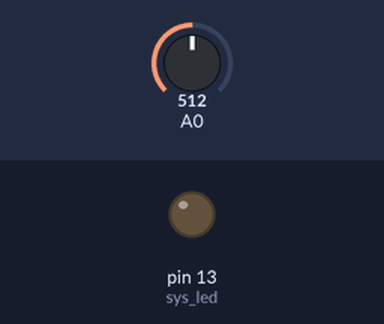
A sketch run on a simulated Arduino Uno, built with avr-gcc and run on an emulated ATmega328P. Parts: output pins drawn as LEDs (lit = HIGH). The inputs (shaded band) are chosen by the test bench; at power-on: A0 = 512. What the sketch prints to the serial monitor is not drawn.

Above: at 1.3 s.
1.4 s: A0 set to 426
2.9 s: A0 set to 397
At 3.4 s:
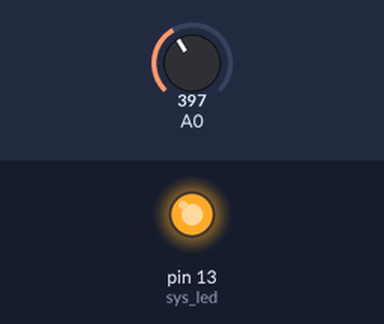
4.5 s: A0 set to 511
At 7.4 s:
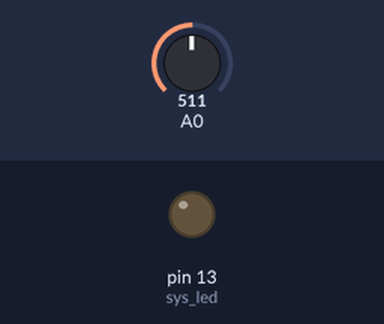
7.5 s: A0 set to 306
At 8.0 s:
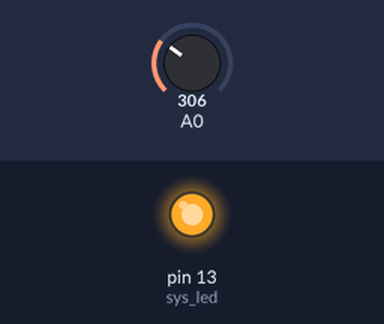
Timing chart, 0 to 10.0 s (numbered marks = the images above; inputs shaded):
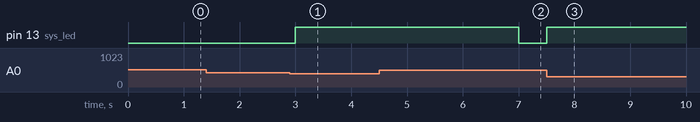

Measured:
- the behaviour switches between 410 and 409 on A0 (found by bisection; images 0 and 1)
- after the input at 1.4 s, every drawn part: stays the same
- after the input at 2.9 s, pin 13 (sys_led): LOW → HIGH after 0.10 s
- after the input at 4.5 s, pin 13 (sys_led): HIGH → LOW after 2.5 s
- after the input at 7.5 s, pin 13 (sys_led): LOW → HIGH at once

The sketch:

arduino_slave.ino
```cpp
int sys_led = 13;                // the pin that the LED is atteched to
int val = 0;
int gsm = 0;


void SendMessage()
{
  Serial.println("Signal recieved from NodeMCU");
  Serial.println ("Sending Message...");
  Serial.println("AT+CMGF=1");    //Sets the GSM Module in Text Mode
  delay(1000);
  Serial.println("AT+CMGS=\"01745684699\""); //Mobile phone number to send message
  delay(1000);
  Serial.println("An intruder has been detected at your house!");// Messsage content
  delay(1000);
  Serial.write(26);
}

  void setup() {
  pinMode(sys_led, OUTPUT);      // initalize LED as an output
  pinMode (A0, INPUT);
  Serial.begin(9600);        // initialize serial
}

void loop(){
int val = analogRead(A0);
int val1 = map(val, 0, 1024, 0, 255);
int val2 = (val1*5)/255;
//Serial.println(val2);
if (val2 ==1) {           // check if the sensor is HIGH
      digitalWrite(sys_led, HIGH);
      //Serial.println("Signal recieved from NodeMCU");
      gsm = gsm + 1;
      if (gsm == 1){
        SendMessage();
        delay(1000);

      }
    }

else {
      digitalWrite(sys_led, LOW); // turn LED OFF
      delay(500);             // delay 200 milliseconds
      gsm=0;
      val2=0;

  }
}
```
